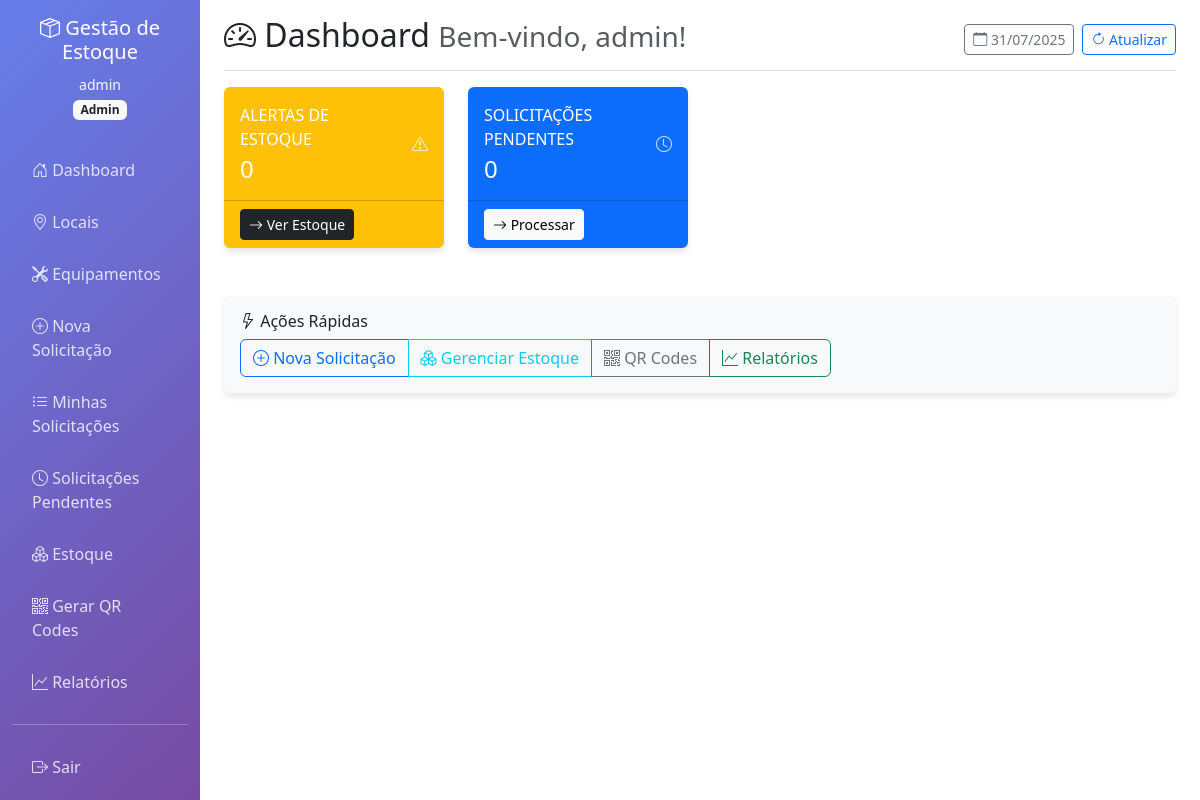
The page /dashboard (signed in) on the database as committed earlier.
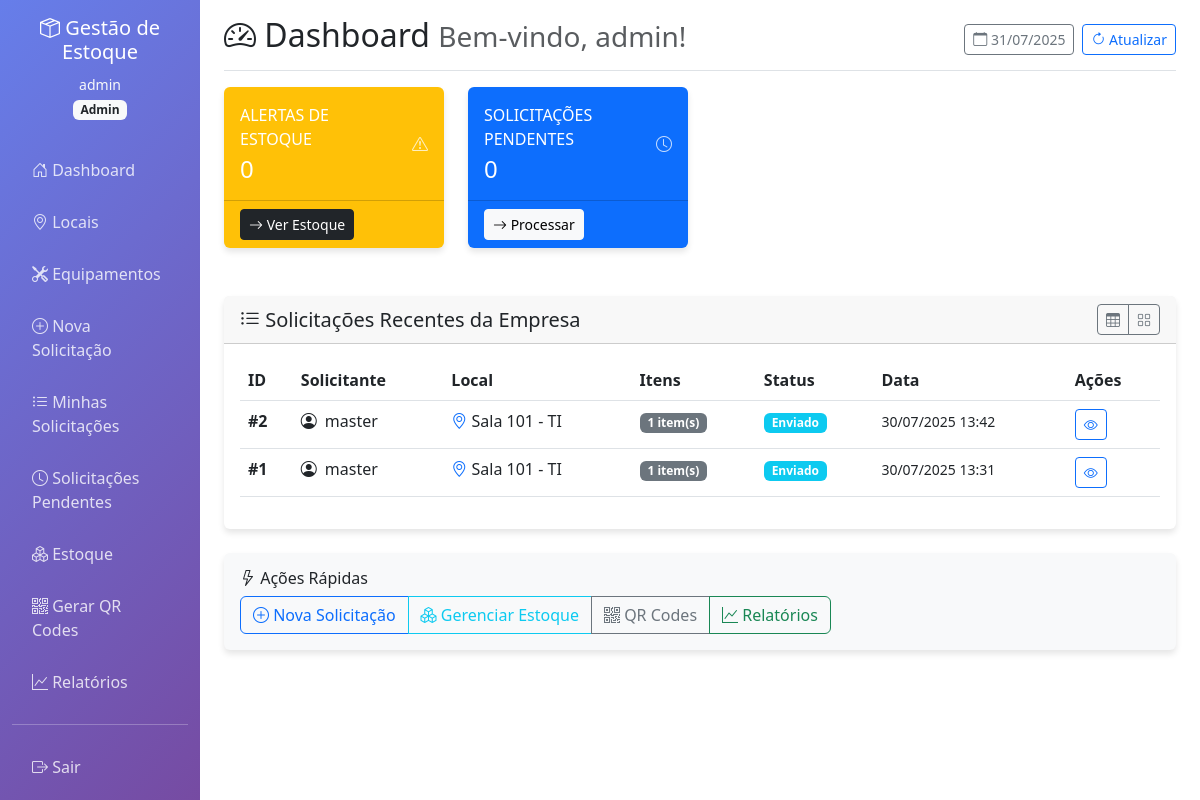
The same page on the database as committed later.
### app.py (models this page shows)
class Request(db.Model):
    id = db.Column(db.Integer, primary_key=True)
    requester_id = db.Column(db.Integer, db.ForeignKey('user.id'), nullable=False)
    company_id = db.Column(db.Integer, db.ForeignKey('company.id'), nullable=False)
    location_id = db.Column(db.Integer, db.ForeignKey('location.id'), nullable=False)
    equipment_id = db.Column(db.Integer, db.ForeignKey('equipment.id'), nullable=True)
    status = db.Column(db.String(20), default='pendente')  # pendente, enviado, recebido, cancelado
    notes = db.Column(db.Text)
    created_at = db.Column(db.DateTime, default=datetime.utcnow)
    requester = db.relationship('User', backref='requests')
    company = db.relationship('Company', backref='requests')
    location = db.relationship('Location', backref='requests')
    equipment = db.relationship('Equipment', backref='equipment_requests')

class User(UserMixin, db.Model):
    id = db.Column(db.Integer, primary_key=True)
    username = db.Column(db.String(80), unique=True, nullable=False)
    email = db.Column(db.String(120), unique=True, nullable=False)
    password_hash = db.Column(db.String(255), nullable=False)
    role = db.Column(db.String(20), nullable=False)  # master, admin, solicitante, receptor
    company_id = db.Column(db.Integer, db.ForeignKey('company.id'), nullable=True)
    is_active = db.Column(db.Boolean, default=True)
    created_at = db.Column(db.DateTime, default=datetime.utcnow)
    company = db.relationship('Company', backref='users')

class Location(db.Model):
    id = db.Column(db.Integer, primary_key=True)
    name = db.Column(db.String(100), nullable=False)
    description = db.Column(db.Text)
    company_id = db.Column(db.Integer, db.ForeignKey('company.id'), nullable=False)
    is_active = db.Column(db.Boolean, default=True)
    company = db.relationship('Company', backref='locations')

### app.py (the view)
@app.route('/dashboard')
@login_required
def dashboard():
    context = {
        'user': current_user,
        'companies': [],
        'requests': [],
        'pending_shipments': [],
        'stock_alerts': []
    }
    if current_user.role == 'master':
        context['companies'] = Company.query.filter_by(is_active=True).all()
        context['total_users'] = User.query.filter_by(is_active=True).count()
        context['total_parts'] = Part.query.filter_by(is_active=True).count()
    elif current_user.role in ['admin', 'receptor']:
        if current_user.company_id:
            context['requests'] = Request.query.filter_by(
                company_id=current_user.company_id
            ).order_by(Request.created_at.desc()).limit(10).all()
            context['stock_alerts'] = db.session.query(Stock, Part).join(Part).filter(
                Stock.company_id == current_user.company_id,
                Stock.quantity <= Stock.min_quantity
            ).all()
    elif current_user.role == 'solicitante':
        context['requests'] = Request.query.filter_by(
            requester_id=current_user.id
        ).order_by(Request.created_at.desc()).limit(10).all()
    return render_template('dashboard.html', **context)

### app.py (called while the page is built)
@app.context_processor
def inject_now():
    return {'now': datetime.utcnow()}

@login_manager.user_loader
def load_user(user_id):
    return User.query.get(int(user_id))

### templates/dashboard.html (shortened to what the changed rows need)
{% extends "base.html" %}
{% block content %}
<div class="d-flex justify-content-between flex-wrap flex-md-nowrap align-items-center pt-3 pb-2 mb-3 border-bottom">
    <h1 class="h2">
        <i class="bi bi-speedometer2"></i> Dashboard
        <small class="text-muted">Bem-vindo, {{ current_user.username }}!</small>
    </h1>
</div>
{% if requests %}
<div class="row">
    <div class="col-12">
        <div class="card">
            <div class="card-header d-flex justify-content-between align-items-center">
                <h5 class="card-title mb-0">
                    <i class="bi bi-list-ul"></i>
                    {% if current_user.role == 'solicitante' %}
                        Minhas Solicitações Recentes
                    {% else %}
                        Solicitações Recentes da Empresa
                    {% endif %}
                </h5>
                <div class="btn-group">
                    <button class="btn btn-sm btn-outline-secondary" onclick="toggleView('table')">
                        <i class="bi bi-table"></i>
                    </button>
                    <button class="btn btn-sm btn-outline-secondary" onclick="toggleView('cards')">
                        <i class="bi bi-grid"></i>
                    </button>
                </div>
            </div>
            <div class="card-body">
                <div id="table-view" class="table-responsive">
                    <table class="table table-hover">
                        <thead>
                            <tr>
                                <th>ID</th>
                                <th>Solicitante</th>
                                <th>Local</th>
                                <th>Itens</th>
                                <th>Status</th>
                                <th>Data</th>
                                <th>Ações</th>
                            </tr>
                        </thead>
                        <tbody>
                            {% for request in requests[:10] %}
                            <tr>
                                <td><strong>#{{ request.id }}</strong></td>
                                <td>
                                    <div class="d-flex align-items-center">
                                        <i class="bi bi-person-circle me-2"></i>
                                        {{ request.requester.username }}
                                    </div>
                                </td>
                                <td>
                                    <i class="bi bi-geo-alt text-primary"></i>
                                    {{ request.location.name }}
                                </td>
                                <td>
                                    <span class="badge bg-secondary">
                                        {{ request.items|sum(attribute='quantity_requested') }} item(s)
                                    </span>
                                </td>
                                <td>
                                    <span class="badge
                                        {% if request.status == 'pendente' %}bg-warning
                                        {% elif request.status == 'enviado' %}bg-info
                                        {% elif request.status == 'recebido' %}bg-success
                                        {% else %}bg-secondary
                                        {% endif %}">
                                        {{ request.status|title }}
                                    </span>
                                </td>
                                <td>
                                    <small>{{ request.created_at.strftime('%d/%m/%Y %H:%M') }}</small>
                                </td>
                                <td>
                                    <a href="{{ url_for('view_request', id=request.id) }}"
                                       class="btn btn-sm btn-outline-primary">
                                        <i class="bi bi-eye"></i>
                                    </a>
                                </td>
                            </tr>
                            {% endfor %}
                        </tbody>
                    </table>
                </div>
            </div>
        </div>
    </div>
</div>
{% endif %}
{% endblock %}

Rows that differ between the two databases and show on the page:
added Request: id "2", requester.username "master", location.name "Sala 101 - TI", items|sum "1", status "Enviado", created_at "30/07/2025 13:42"
added Request: id "1", requester.username "master", location.name "Sala 101 - TI", items|sum "1", status "Enviado", created_at "30/07/2025 13:31"
Other text that changed with them:
text now shown: "Solicitações Recentes da Empresa ID Solicitante Local Itens Status Data Ações"
